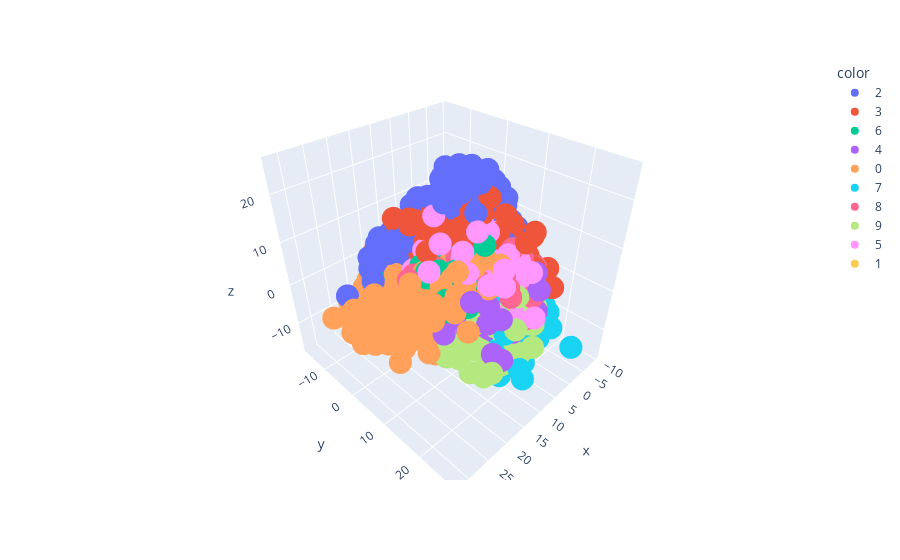

The notebook cell this image was saved under:
### Code cell
Y_train_pca = Y_train.astype(str)
fig = px.scatter_3d(x = X_train_pca[:, 0], y = X_train_pca[:, 1], z = X_train_pca[: ,2], color = Y_train_pca)

fig.show()

### Figure 1 — Plotly figure (JSON) as saved in the notebook; plotly's stock layout.template omitted (floating-point values rounded to 4 significant figures; data arrays with more than 128 entries replaced by an {"elided": "..."} marker saying what was removed)
{"data": [{"hovertemplate": "color=2<br>x=%{x}<br>y=%{y}<br>z=%{z}<extra></extra>", "legendgroup": "2", "marker": {"color": "#636efa", "symbol": "circle"}, "mode": "markers", "name": "2", "scene": "scene", "showlegend": true, "type": "scatter3d", "x": {"elided": "3342 float values"}, "y": {"elided": "3342 float values"}, "z": {"elided": "3342 float values"}}, {"hovertemplate": "color=3<br>x=%{x}<br>y=%{y}<br>z=%{z}<extra></extra>", "legendgroup": "3", "marker": {"color": "#EF553B", "symbol": "circle"}, "mode": "markers", "name": "3", "scene": "scene", "showlegend": true, "type": "scatter3d", "x": {"elided": "3481 float values"}, "y": {"elided": "3481 float values"}, "z": {"elided": "3481 float values"}}, {"hovertemplate": "color=6<br>x=%{x}<br>y=%{y}<br>z=%{z}<extra></extra>", "legendgroup": "6", "marker": {"color": "#00cc96", "symbol": "circle"}, "mode": "markers", "name": "6", "scene": "scene", "showlegend": true, "type": "scatter3d", "x": {"elided": "3310 float values"}, "y": {"elided": "3310 float values"}, "z": {"elided": "3310 float values"}}, {"hovertemplate": "color=4<br>x=%{x}<br>y=%{y}<br>z=%{z}<extra></extra>", "legendgroup": "4", "marker": {"color": "#ab63fa", "symbol": "circle"}, "mode": "markers", "name": "4", "scene": "scene", "showlegend": true, "type": "scatter3d", "x": {"elided": "3258 float values"}, "y": {"elided": "3258 float values"}, "z": {"elided": "3258 float values"}}, {"hovertemplate": "color=0<br>x=%{x}<br>y=%{y}<br>z=%{z}<extra></extra>", "legendgroup": "0", "marker": {"color": "#FFA15A", "symbol": "circle"}, "mode": "markers", "name": "0", "scene": "scene", "showlegend": true, "type": "scatter3d", "x": {"elided": "3305 float values"}, "y": {"elided": "3305 float values"}, "z": {"elided": "3305 float values"}}, {"hovertemplate": "color=7<br>x=%{x}<br>y=%{y}<br>z=%{z}<extra></extra>", "legendgroup": "7", "marker": {"color": "#19d3f3", "symbol": "circle"}, "mode": "markers", "name": "7", "scene": "scene", "showlegend": true, "type": "scatter3d", "x": {"elided": "3521 float values"}, "y": {"elided": "3521 float values"}, "z": {"elided": "3521 float values"}}, {"hovertemplate": "color=8<br>x=%{x}<br>y=%{y}<br>z=%{z}<extra></extra>", "legendgroup": "8", "marker": {"color": "#FF6692", "symbol": "circle"}, "mode": "markers", "name": "8", "scene": "scene", "showlegend": true, "type": "scatter3d", "x": {"elided": "3250 float values"}, "y": {"elided": "3250 float values"}, "z": {"elided": "3250 float values"}}, {"hovertemplate": "color=9<br>x=%{x}<br>y=%{y}<br>z=%{z}<extra></extra>", "legendgroup": "9", "marker": {"color": "#B6E880", "symbol": "circle"}, "mode": "markers", "name": "9", "scene": "scene", "showlegend": true, "type": "scatter3d", "x": {"elided": "3350 float values"}, "y": {"elided": "3350 float values"}, "z": {"elided": "3350 float values"}}, {"hovertemplate": "color=5<br>x=%{x}<br>y=%{y}<br>z=%{z}<extra></extra>", "legendgroup": "5", "marker": {"color": "#FF97FF", "symbol": "circle"}, "mode": "markers", "name": "5", "scene": "scene", "showlegend": true, "type": "scatter3d", "x": {"elided": "3036 float values"}, "y": {"elided": "3036 float values"}, "z": {"elided": "3036 float values"}}, {"hovertemplate": "color=1<br>x=%{x}<br>y=%{y}<br>z=%{z}<extra></extra>", "legendgroup": "1", "marker": {"color": "#FECB52", "symbol": "circle"}, "mode": "markers", "name": "1", "scene": "scene", "showlegend": true, "type": "scatter3d", "x": {"elided": "3747 float values"}, "y": {"elided": "3747 float values"}, "z": {"elided": "3747 float values"}}], "layout": {"legend": {"title": {"text": "color"}, "tracegroupgap": 0}, "margin": {"t": 60}, "scene": {"domain": {"x": [0, 1], "y": [0, 1]}, "xaxis": {"title": {"text": "x"}}, "yaxis": {"title": {"text": "y"}}, "zaxis": {"title": {"text": "z"}}}}}
